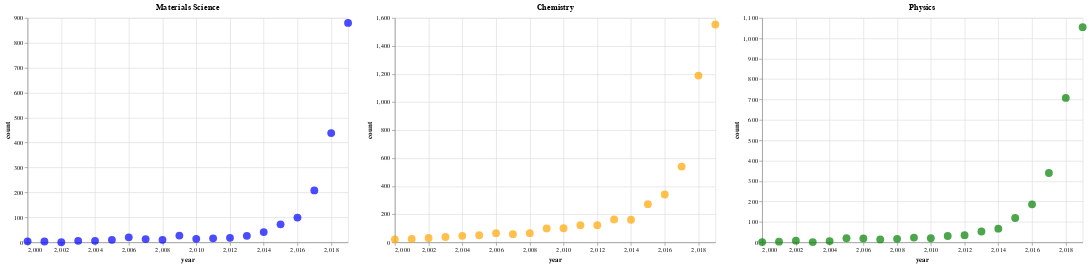

The notebook cell this image was saved under:
### Markdown cell above
## Grid

### Code cell
charts[0] | charts[1] | charts[2]

### Figure 1 — Vega-Lite specification as saved in the notebook (floating-point values rounded to 4 significant figures)
{"$schema": "https://vega.github.io/schema/vega-lite/v3.4.0.json", "config": {"mark": {"tooltip": null}, "view": {"height": 300, "width": 400}}, "datasets": {"data-18c2c107b6a3a5afcd0203105319b997": [{"count": 1055, "year": 2019}, {"count": 708, "year": 2018}, {"count": 340, "year": 2017}, {"count": 186, "year": 2016}, {"count": 119, "year": 2015}, {"count": 67, "year": 2014}, {"count": 53, "year": 2013}, {"count": 35, "year": 2012}, {"count": 31, "year": 2011}, {"count": 20, "year": 2010}, {"count": 23, "year": 2009}, {"count": 17, "year": 2008}, {"count": 14, "year": 2007}, {"count": 19, "year": 2006}, {"count": 20, "year": 2005}, {"count": 6, "year": 2004}, {"count": 1, "year": 2003}, {"count": 8, "year": 2002}, {"count": 3, "year": 2001}, {"count": 1, "year": 2000}], "data-225f486b2c4254a3c2b903a50bbeb615": [{"count": 880, "year": 2019}, {"count": 438, "year": 2018}, {"count": 208, "year": 2017}, {"count": 99, "year": 2016}, {"count": 72, "year": 2015}, {"count": 41, "year": 2014}, {"count": 26, "year": 2013}, {"count": 18, "year": 2012}, {"count": 16, "year": 2011}, {"count": 14, "year": 2010}, {"count": 27, "year": 2009}, {"count": 10, "year": 2008}, {"count": 13, "year": 2007}, {"count": 20, "year": 2006}, {"count": 10, "year": 2005}, {"count": 6, "year": 2004}, {"count": 6, "year": 2003}, {"count": 0, "year": 2002}, {"count": 3, "year": 2001}, {"count": 4, "year": 2000}], "data-bf10e958205c7f477f07337c889441b0": [{"count": 1553, "year": 2019}, {"count": 1189, "year": 2018}, {"count": 540, "year": 2017}, {"count": 341, "year": 2016}, {"count": 272, "year": 2015}, {"count": 161, "year": 2014}, {"count": 163, "year": 2013}, {"count": 122, "year": 2012}, {"count": 122, "year": 2011}, {"count": 100, "year": 2010}, {"count": 99, "year": 2009}, {"count": 65, "year": 2008}, {"count": 58, "year": 2007}, {"count": 65, "year": 2006}, {"count": 50, "year": 2005}, {"count": 46, "year": 2004}, {"count": 38, "year": 2003}, {"count": 31, "year": 2002}, {"count": 24, "year": 2001}, {"count": 21, "year": 2000}]}, "hconcat": [{"data": {"name": "data-225f486b2c4254a3c2b903a50bbeb615"}, "encoding": {"x": {"field": "year", "scale": {"domain": [2000, 2019]}, "type": "quantitative"}, "y": {"field": "count", "type": "quantitative"}}, "height": 350, "mark": {"color": "blue", "size": 150, "type": "circle"}, "title": "Materials Science", "width": 500}, {"data": {"name": "data-bf10e958205c7f477f07337c889441b0"}, "encoding": {"x": {"field": "year", "scale": {"domain": [2000, 2019]}, "type": "quantitative"}, "y": {"field": "count", "type": "quantitative"}}, "height": 350, "mark": {"color": "orange", "size": 150, "type": "circle"}, "title": "Chemistry", "width": 500}, {"data": {"name": "data-18c2c107b6a3a5afcd0203105319b997"}, "encoding": {"x": {"field": "year", "scale": {"domain": [2000, 2019]}, "type": "quantitative"}, "y": {"field": "count", "type": "quantitative"}}, "height": 350, "mark": {"color": "green", "size": 150, "type": "circle"}, "title": "Physics", "width": 500}]}
